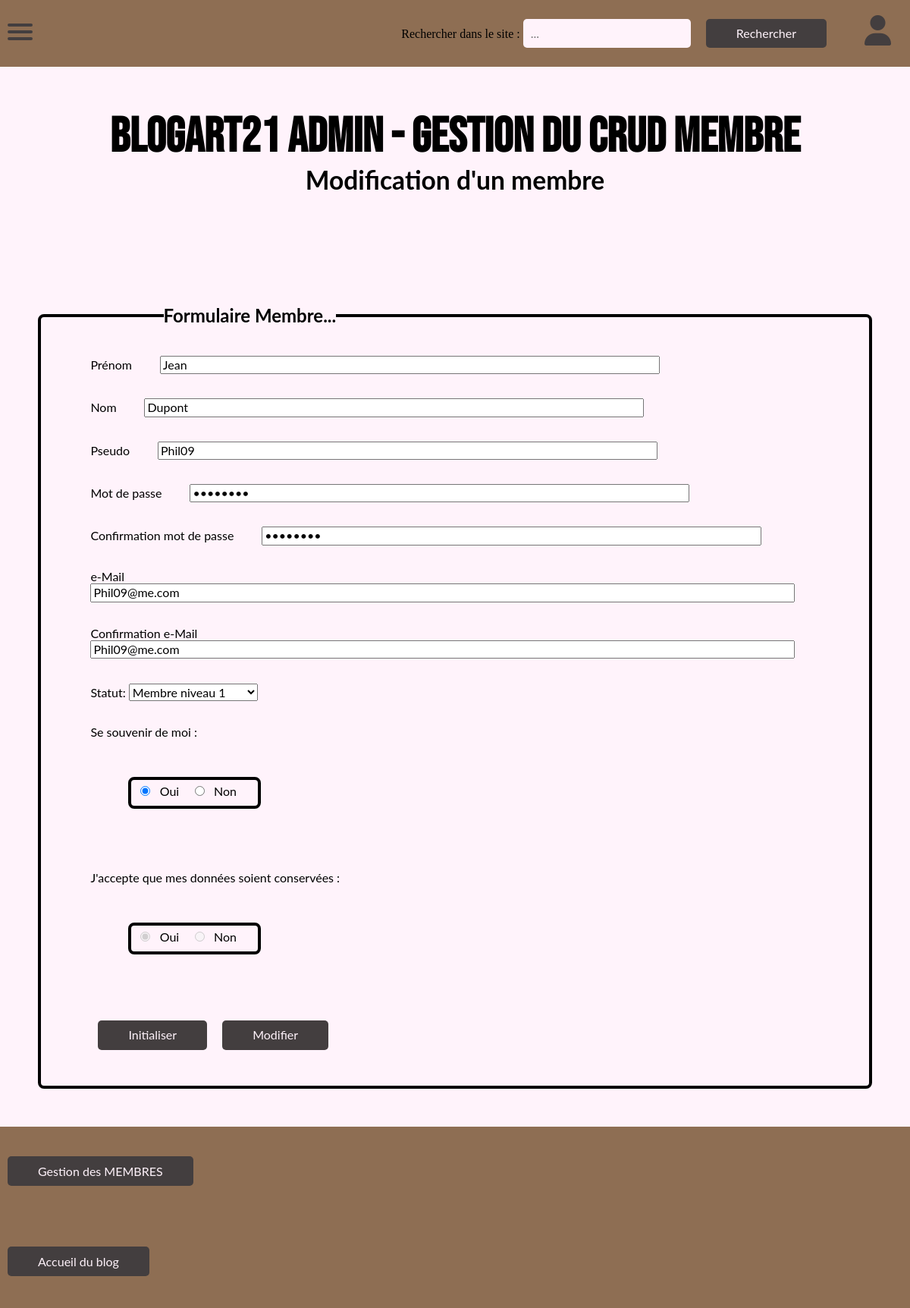
Page /back/membre/updateMembre.php?id=1 on the committed database.
### tables this page shows
CREATE TABLE IF NOT EXISTS `membre` (
  `numMemb` int(10) NOT NULL AUTO_INCREMENT,
  `prenomMemb` varchar(70) DEFAULT NULL,
  `nomMemb` varchar(70) DEFAULT NULL,
  `pseudoMemb` varchar(70) DEFAULT NULL,
  `passMemb` varchar(70) DEFAULT NULL,
  `eMailMemb` varchar(100) DEFAULT NULL,
  `dtCreaMemb` datetime DEFAULT NULL,
  `souvenirMemb` tinyint(1) DEFAULT NULL,
  `accordMemb` tinyint(1) DEFAULT NULL,
  `idStat` int(5) NOT NULL,
  PRIMARY KEY (`numMemb`),
  KEY `MEMBRE_FK` (`numMemb`),
  KEY `FK_ASSOCIATION_10` (`idStat`)
);

### util/ctrlSaisies.php (called while the page is built)
<?
    function ctrlSaisies($saisie){
      $saisie = htmlspecialchars($saisie);
      $saisie = trim($saisie);
      $saisie = stripslashes($saisie);
      $saisie = htmlentities($saisie);
      return $saisie;
    }

### CLASS_CRUD/membre.class.php (called while the page is built, shortened)
<?
	require_once __DIR__ . './../../CONNECT/database.php';
	class MEMBRE{
		function get_1MembreByStat($idMembre){
			global $db;
            $query = 'SELECT * FROM membre INNER JOIN statut ON membre.idStat = statut.idStat WHERE numMemb = ?;';
            $result = $db->prepare($query);
            $result->execute([$idMembre]);
            return($result->fetch());
		}
	}

### back/membre/updateMembre.php (the view, shortened to what this page needs)
<?php
    require_once __DIR__ . './../../util/ctrlSaisies.php';
    require_once __DIR__ . './../../CLASS_CRUD/membre.class.php';
    $membre = new MEMBRE;
    include __DIR__ . '/initMembre.php';
?>
<!DOCTYPE html>
<html lang="fr">
<head>
    <link rel="stylesheet" href="./../../front/assets/css/normalize.css">
<link rel="stylesheet" href="./../../front/assets/css/nav.css">
<link rel="stylesheet" href="./../css/footer.css">
<link rel="stylesheet" href="./../css/gestionCRUD.css">
<link rel="stylesheet" href="./../css/form.css">
</head>
<body>
<?php
include __DIR__ ."./../commons/navbar.php";
?>
<div class="wrapper">
<div class="Titre">
<h1>BLOGART21 Admin - Gestion du CRUD Membre</h1>
    <h2>Modification d'un membre</h2>
</div>
<?
    if (isset($_GET['id']) and $_GET['id'] > 0) {
        $id = ctrlSaisies(($_GET['id']));
        $query = (array)$membre->get_1MembreByStat($id);
        if ($query) {
            $prenomMembre = $query['prenomMemb'];
            $nomMembre = $query['nomMemb'];
            $pseudoMembre = $query['pseudoMemb'];
            $passMembre1 = $query['passMemb'];
            $passMembre2 = $query['passMemb'];
            $emailMembre1 = $query['eMailMemb'];
            $emailMembre2 = $query['eMailMemb'];
            $souvenirMembre = $query['souvenirMemb'];
            $accordMembre = $query['accordMemb'];
            $idStat= $query['idStat'];
        }
    }
?>
    <form method="post" action="<?= htmlspecialchars($_SERVER['PHP_SELF']); ?>" enctype="multipart/form-data">
      <fieldset>
        <legend class="legend1">Formulaire Membre...</legend>
        <div class="control-group">
            <label class="control-label" for="prenomMemb"><b>Prénom&nbsp;&nbsp;&nbsp;&nbsp;&nbsp;&nbsp;&nbsp;&nbsp;</b></label>
            <input type="text" name="prenomMemb" id="prenomMemb" size="70" maxlength="70" value="<?= $prenomMembre; ?>" autofocus="autofocus" required/>
        </div>
        <div class="control-group">
            <label class="control-label" for="nomMemb"><b>Nom&nbsp;&nbsp;&nbsp;&nbsp;&nbsp;&nbsp;&nbsp;&nbsp;</b></label>
            <input type="text" name="nomMemb" id="nomMemb" size="70" maxlength="70" value="<?= $nomMembre; ?>" required/>
        </div>
        <div class="control-group">
            <label class="control-label" for="pseudoMemb"><b>Pseudo&nbsp;&nbsp;&nbsp;&nbsp;&nbsp;&nbsp;&nbsp;&nbsp;</b></label>
            <input type="text" name="pseudoMemb" id="pseudoMemb" size="70" maxlength="70" value="<?= $pseudoMembre; ?>"  required/>
        </div>
        <div class="control-group">
            <label class="control-label" for="passMemb1"><b>Mot de passe&nbsp;&nbsp;&nbsp;&nbsp;&nbsp;&nbsp;&nbsp;&nbsp;</b></label>
            <input type="password" name="passMemb1" id="passMemb1" size="70" maxlength="70" value="<?= $passMembre1; ?>"  required/>
        </div>
        <div class="control-group">
            <label class="control-label" for="passMemb2"><b>Confirmation mot de passe&nbsp;&nbsp;&nbsp;&nbsp;&nbsp;&nbsp;&nbsp;&nbsp;</b></label>
            <input type="password" name="passMemb2" id="passMemb2" size="70" maxlength="70" value="<?= $passMembre2; ?>"  required/>
        </div>
        <div class="control-group">
            <label class="control-label" for="eMailMemb1"><b>e-Mail&nbsp;&nbsp;&nbsp;&nbsp;&nbsp;&nbsp;&nbsp;&nbsp;</b></label>
            <input type="email" name="eMailMemb1" id="eMailMemb1" size="100" maxlength="100" value="<?= $emailMembre1; ?>" required/>
        </div>
        <div class="control-group">
            <label class="control-label" for="eMailMemb2"><b>Confirmation e-Mail&nbsp;&nbsp;&nbsp;&nbsp;&nbsp;&nbsp;&nbsp;&nbsp;</b></label>
            <input type="email" name="eMailMemb2" id="eMailMemb2" size="100" maxlength="100" value="<?= $emailMembre2; ?>" required/>
        </div>
        <div class="control-group">
            <label for="idStat">Statut:</label>
            <select id="idStat" name="idStat"  onchange="select()">
                <?php
                global $db;
                $adminStat = 9;
                $requete = 'SELECT idStat, libStat FROM statut WHERE idStat < ? ;';
                $result = $db->prepare($requete);
                $result->execute([$adminStat]);
                $allStatut = $result->fetchAll();
                foreach ($allStatut AS $statut)
                {
                ?>
                <option value="<?= ($statut['idStat']); ?>" <?= (isset($idStat) && $idStat == $statut['idStat'] ) ? " selected=\"selected\"" : null; ?> >
                    <?= $statut['libStat']; ?>
                </option>
                <?php
                }
                ?>
            </select>
        </div>
        <div class="control-group">
            <label class="control-label" for="souvenirMemb"><b>Se souvenir de moi :</b></label>
            <div class="controls">
                <fieldset>
                    <input type="radio" name="souvenirMemb"
                    <? if ($souvenirMembre == 1) echo 'checked="checked" ';?>
                    value = 'on'/>
                    &nbsp;&nbsp;Oui&nbsp;&nbsp;&nbsp;&nbsp;
                    <input type="radio" name="souvenirMemb"
                    <? if ($souvenirMembre == 0) echo 'checked="checked" ';?>
                    value = 'off'/>
                    &nbsp;&nbsp;Non&nbsp;&nbsp;&nbsp;&nbsp;
                </fieldset>
            </div>
        </div>
        <div class="control-group">
            <label class="control-label" for="accordMemb"><b>J'accepte que mes données soient conservées :</b></label>
            <div class="controls">
               <fieldset>
               <input type="radio" name="accordMembe"
                    <?if ($accordMembre == 1) echo 'checked="checked" ';?>
                    value = 'on' disabled/>
                    &nbsp;&nbsp;Oui&nbsp;&nbsp;&nbsp;&nbsp;
                    <input type="radio" name="accordMemb"
                    <?if ($accordMembre == 0) echo 'checked="checked" ';?>
                    value = 'off' disabled/>
                    &nbsp;&nbsp;Non&nbsp;&nbsp;&nbsp;&nbsp;
               </fieldset>
            </div>
        </div>
        <div class="control-group">
            <div class="controls">
                <input class="button" type="submit" value="Initialiser" name="Submit" formnovalidate/>
                <input class="button" type="submit" value="Modifier" name="Submit" />
            </div>
        </div>
      </fieldset>
    </form>
</div>
<?php
require_once __DIR__ . './footerMembre.php';
?>
</body>
</html>

### back/css/footer.css (style rules this page uses)
.button { color: #FFF3FB; background-color: #433E3F; padding: 10px 40px; text-align: center; border: none; border-radius: 5px; font-family: 'Lato'; text-decoration: none; margin: 5px 10px; }

### back/css/gestionCRUD.css (style rules this page uses)
.wrapper { background-color: #FFF3FB; width: 100%; display: flex; flex-direction: column; align-items: center; }
.Titre { text-align: center; margin-top: 18vh; margin-bottom: 12vh; }
.Titre h1 { font-family: 'Bebas Neue', cursive; font-size: 4em; }
.Titre h2 { font-family: 'Lato', sans-serif; Font-size: 2.1em; }
.button { color: #FFF3FB; text-decoration: none; background-color: #433E3F; padding: 10px 40px; text-align: center; border: none; border-radius: 5px; font-family: 'Lato', sans-serif; }

### back/css/form.css (style rules this page uses)
fieldset { font-family: 'Lato', sans-serif; border: 4px solid; border-radius: 8px; margin: 50px; }
.legend1 { font-family: 'Lato', sans-serif; font-weight: bold; font-size: 1.5em; margin-bottom: 1.5vh; margin-left: 14%; }
.control-group { padding-left: 3%; margin: 2%; margin-bottom: 3%; }
.controls { display: flex; justify-content: flex-start; }

### rows in the picture
membre: prenomMemb "Jean", nomMemb "Dupont", pseudoMemb "Phil09", eMailMemb1 "Phil09@me.com", eMailMemb2 "Phil09@me.com", souvenirMemb "☑", accordMemb "☑"

### other values in the picture
form field idStat "Membre niveau 1"
